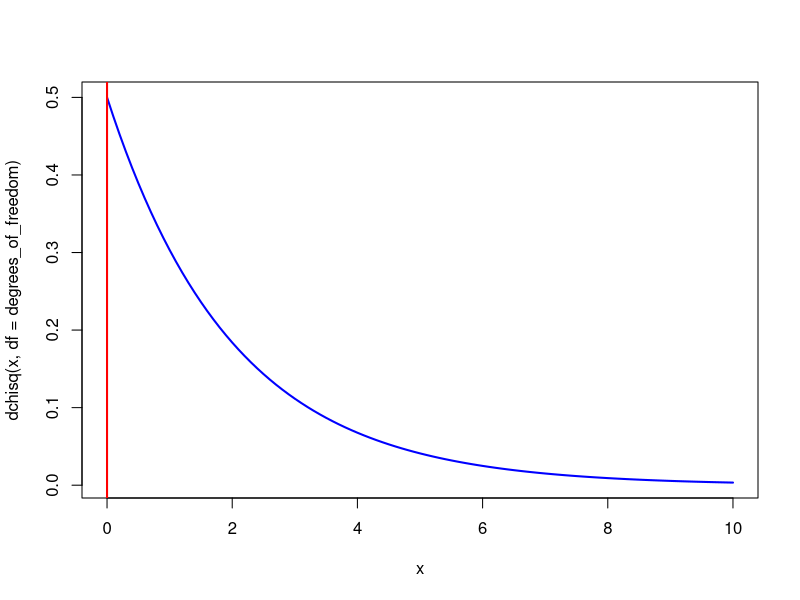
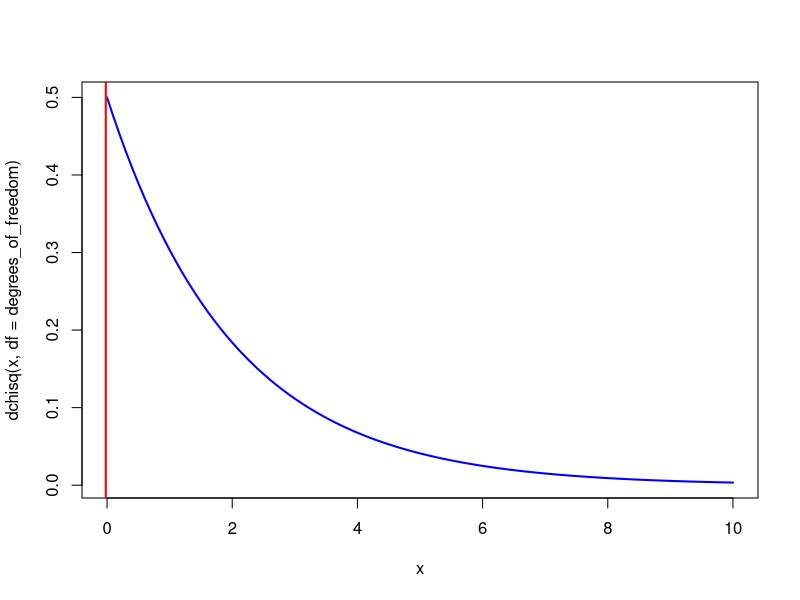

Here is the R script that generated these plots, in order:
# LRT comparing M0 (null model) and M1a (nearly neutral)

lnL_M0 <- -59147.35
lnL_M1a <- -58502.65

LR <- -2* (lnL_M0 - lnL_M1a)

degrees_of_freedom <- 1

p_value <- pchisq(LR, df = degrees_of_freedom, lower.tail = FALSE)

cat("Likelihood Ratio:", LR, "\n")
cat("P-value:", p_value, "\n")

# LRT comparing M1a (nearly neutral) and M2a (positive selection)

lnL_M1a <- -58502.65
lnL_M2a <- -58502.65

LR <- -2* (lnL_M1a - lnL_M2a)

degrees_of_freedom <- 2

p_value <- pchisq(LR, df = degrees_of_freedom, lower.tail = FALSE)

cat("Likelihood Ratio:", LR, "\n")
cat("P-value:", p_value, "\n")

curve(dchisq(x, df = degrees_of_freedom), from = 0, to = 10, col = "blue", lwd = 2)
abline(v = LR, col = "red", lwd = 2)  # Add vertical line for LR value

# comparing M7 (neutral/purifying) vs M8 (positive)

lnL_M7 <- -57030.17
lnL_M8 <- -57030.18

LR <- -2* (lnL_M7 - lnL_M8)

degrees_of_freedom <- 2

p_value <- pchisq(LR, df = degrees_of_freedom, lower.tail = FALSE)

cat("Likelihood Ratio:", LR, "\n")
cat("P-value:", p_value, "\n")

curve(dchisq(x, df = degrees_of_freedom), from = 0, to = 10, col = "blue", lwd = 2)
abline(v = LR, col = "red", lwd = 2)  # Add vertical line for LR value
